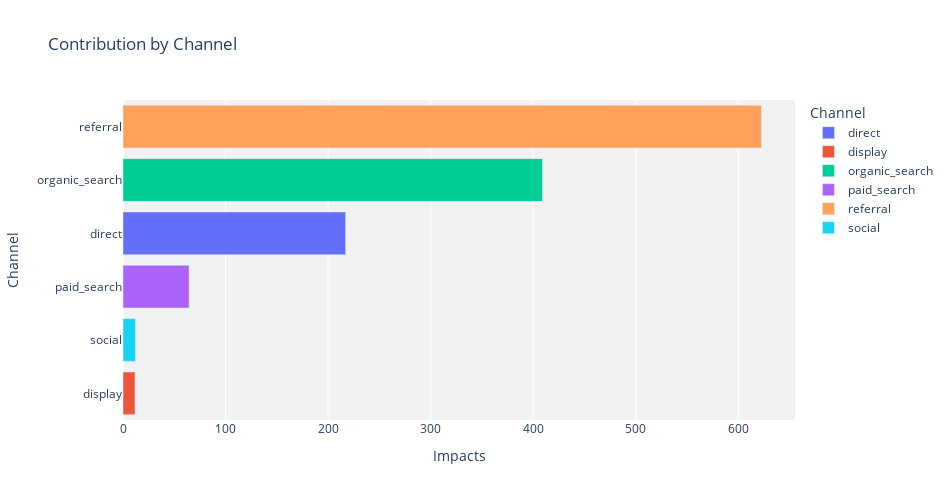

Source (notebook cell):
### Markdown cell above
#### Contribution (impacts) by channel

### Code cell
## take impact columns and pivot from wide to long
impact_cols = [col for col in scored_data_df_final.columns if '_impact' in col]

impact_df = pd.melt(scored_data_df_final, id_vars=['sequence_id'], value_vars=impact_cols, var_name='Channel', value_name='Impacts')
impact_df = impact_df[impact_df['Impacts']>0]
impact_df['Channel'] = impact_df['Channel'].str.replace('_impact','')
impact_df_agg = impact_df.groupby(['Channel'],as_index=False).agg(
                Impacts=('Impacts','sum')
)


## make visualization
bar_fig = px.bar(impact_df_agg
                 ,x='Impacts'
                 ,y='Channel'
                 ,title='Contribution by Channel'
                 ,color='Channel'
                 )

bar_fig.update_layout(width=950
                      ,height=500
                      ,yaxis={'categoryorder': 'total ascending'}
                      ,plot_bgcolor='#f2f2f2') 

bar_fig.show()

### Figure 1 — Plotly figure (JSON) as saved in the notebook; plotly's stock layout.template omitted (floating-point values rounded to 4 significant figures)
{"data": [{"alignmentgroup": "True", "hovertemplate": "Channel=%{y}<br>Impacts=%{x}<extra></extra>", "legendgroup": "direct", "marker": {"color": "#636efa", "pattern": {"shape": ""}}, "name": "direct", "offsetgroup": "direct", "orientation": "h", "showlegend": true, "textposition": "auto", "type": "bar", "x": [217.1], "xaxis": "x", "y": ["direct"], "yaxis": "y"}, {"alignmentgroup": "True", "hovertemplate": "Channel=%{y}<br>Impacts=%{x}<extra></extra>", "legendgroup": "display", "marker": {"color": "#EF553B", "pattern": {"shape": ""}}, "name": "display", "offsetgroup": "display", "orientation": "h", "showlegend": true, "textposition": "auto", "type": "bar", "x": [11.71], "xaxis": "x", "y": ["display"], "yaxis": "y"}, {"alignmentgroup": "True", "hovertemplate": "Channel=%{y}<br>Impacts=%{x}<extra></extra>", "legendgroup": "organic_search", "marker": {"color": "#00cc96", "pattern": {"shape": ""}}, "name": "organic_search", "offsetgroup": "organic_search", "orientation": "h", "showlegend": true, "textposition": "auto", "type": "bar", "x": [409.0], "xaxis": "x", "y": ["organic_search"], "yaxis": "y"}, {"alignmentgroup": "True", "hovertemplate": "Channel=%{y}<br>Impacts=%{x}<extra></extra>", "legendgroup": "paid_search", "marker": {"color": "#ab63fa", "pattern": {"shape": ""}}, "name": "paid_search", "offsetgroup": "paid_search", "orientation": "h", "showlegend": true, "textposition": "auto", "type": "bar", "x": [64.45], "xaxis": "x", "y": ["paid_search"], "yaxis": "y"}, {"alignmentgroup": "True", "hovertemplate": "Channel=%{y}<br>Impacts=%{x}<extra></extra>", "legendgroup": "referral", "marker": {"color": "#FFA15A", "pattern": {"shape": ""}}, "name": "referral", "offsetgroup": "referral", "orientation": "h", "showlegend": true, "textposition": "auto", "type": "bar", "x": [622.5], "xaxis": "x", "y": ["referral"], "yaxis": "y"}, {"alignmentgroup": "True", "hovertemplate": "Channel=%{y}<br>Impacts=%{x}<extra></extra>", "legendgroup": "social", "marker": {"color": "#19d3f3", "pattern": {"shape": ""}}, "name": "social", "offsetgroup": "social", "orientation": "h", "showlegend": true, "textposition": "auto", "type": "bar", "x": [12.19], "xaxis": "x", "y": ["social"], "yaxis": "y"}], "layout": {"barmode": "relative", "height": 500, "legend": {"title": {"text": "Channel"}, "tracegroupgap": 0}, "plot_bgcolor": "#f2f2f2", "title": {"text": "Contribution by Channel"}, "width": 950, "xaxis": {"anchor": "y", "domain": [0, 1], "title": {"text": "Impacts"}}, "yaxis": {"anchor": "x", "categoryarray": ["social", "referral", "paid_search", "organic_search", "display", "direct"], "categoryorder": "total ascending", "domain": [0, 1], "title": {"text": "Channel"}}}}
